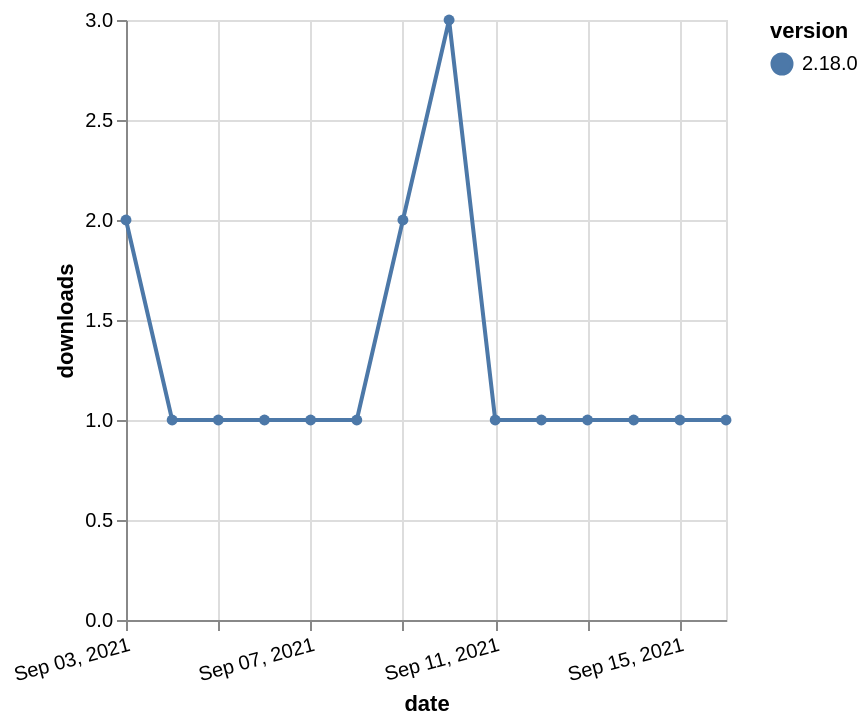

Express this chart as Vega-Lite.
### Vega-Lite specification from a JSON file in a GitHub repository (floating-point values rounded to 4 significant figures)
{"$schema": "https://vega.github.io/schema/vega-lite/v5.json", "description": "A simple bar chart with embedded data.", "data": {"values": [{"date": "2021-09-03", "total": 520, "delta": 2, "version": "2.18.0"}, {"date": "2021-09-04", "total": 521, "delta": 1, "version": "2.18.0"}, {"date": "2021-09-05", "total": 522, "delta": 1, "version": "2.18.0"}, {"date": "2021-09-06", "total": 523, "delta": 1, "version": "2.18.0"}, {"date": "2021-09-07", "total": 524, "delta": 1, "version": "2.18.0"}, {"date": "2021-09-08", "total": 525, "delta": 1, "version": "2.18.0"}, {"date": "2021-09-09", "total": 527, "delta": 2, "version": "2.18.0"}, {"date": "2021-09-10", "total": 530, "delta": 3, "version": "2.18.0"}, {"date": "2021-09-11", "total": 531, "delta": 1, "version": "2.18.0"}, {"date": "2021-09-12", "total": 532, "delta": 1, "version": "2.18.0"}, {"date": "2021-09-13", "total": 533, "delta": 1, "version": "2.18.0"}, {"date": "2021-09-14", "total": 534, "delta": 1, "version": "2.18.0"}, {"date": "2021-09-15", "total": 535, "delta": 1, "version": "2.18.0"}, {"date": "2021-09-16", "total": 536, "delta": 1, "version": "2.18.0"}]}, "width": "container", "mark": {"type": "line", "point": {"filled": true}}, "encoding": {"x": {"field": "date", "type": "temporal", "timeUnit": "yearmonthdate", "title": "date", "axis": {"labelAngle": -15}}, "y": {"field": "delta", "type": "quantitative", "title": "downloads"}, "color": {"field": "version", "type": "nominal"}, "tooltip": {"field": "delta"}}}
